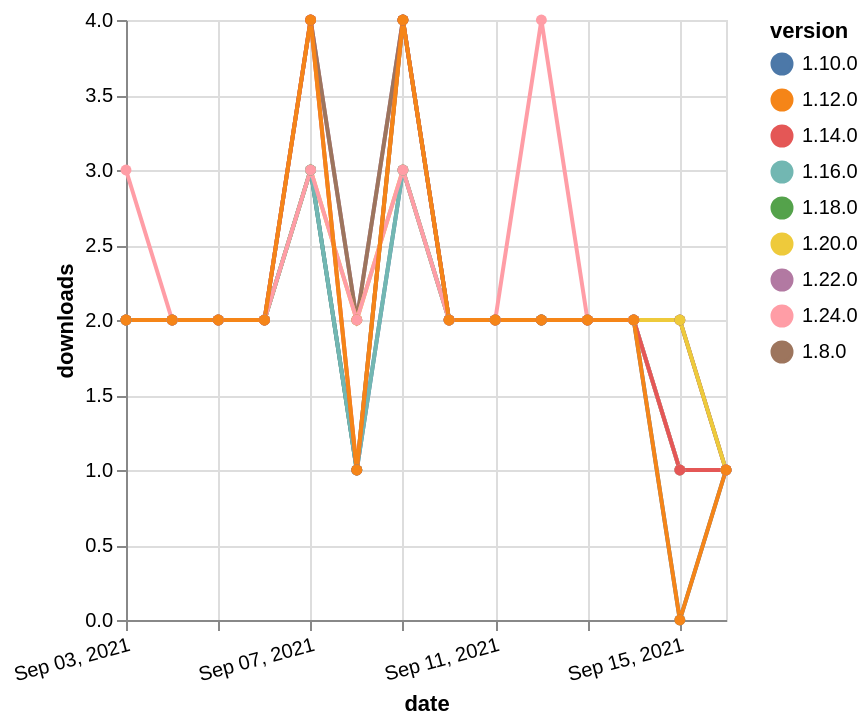

Vega-Lite specification stored for this chart:
### Vega-Lite specification from a JSON file in a GitHub repository (floating-point values rounded to 4 significant figures)
{"$schema": "https://vega.github.io/schema/vega-lite/v5.json", "description": "A simple bar chart with embedded data.", "data": {"values": [{"date": "2021-09-03", "total": 1460, "delta": 2, "version": "1.18.0"}, {"date": "2021-09-04", "total": 1462, "delta": 2, "version": "1.18.0"}, {"date": "2021-09-05", "total": 1464, "delta": 2, "version": "1.18.0"}, {"date": "2021-09-06", "total": 1466, "delta": 2, "version": "1.18.0"}, {"date": "2021-09-07", "total": 1469, "delta": 3, "version": "1.18.0"}, {"date": "2021-09-08", "total": 1470, "delta": 1, "version": "1.18.0"}, {"date": "2021-09-09", "total": 1474, "delta": 4, "version": "1.18.0"}, {"date": "2021-09-10", "total": 1476, "delta": 2, "version": "1.18.0"}, {"date": "2021-09-11", "total": 1478, "delta": 2, "version": "1.18.0"}, {"date": "2021-09-12", "total": 1480, "delta": 2, "version": "1.18.0"}, {"date": "2021-09-13", "total": 1482, "delta": 2, "version": "1.18.0"}, {"date": "2021-09-14", "total": 1484, "delta": 2, "version": "1.18.0"}, {"date": "2021-09-15", "total": 1485, "delta": 1, "version": "1.18.0"}, {"date": "2021-09-16", "total": 1486, "delta": 1, "version": "1.18.0"}, {"date": "2021-09-03", "total": 713, "delta": 2, "version": "1.22.0"}, {"date": "2021-09-04", "total": 715, "delta": 2, "version": "1.22.0"}, {"date": "2021-09-05", "total": 717, "delta": 2, "version": "1.22.0"}, {"date": "2021-09-06", "total": 719, "delta": 2, "version": "1.22.0"}, {"date": "2021-09-07", "total": 723, "delta": 4, "version": "1.22.0"}, {"date": "2021-09-08", "total": 725, "delta": 2, "version": "1.22.0"}, {"date": "2021-09-09", "total": 729, "delta": 4, "version": "1.22.0"}, {"date": "2021-09-10", "total": 731, "delta": 2, "version": "1.22.0"}, {"date": "2021-09-11", "total": 733, "delta": 2, "version": "1.22.0"}, {"date": "2021-09-12", "total": 735, "delta": 2, "version": "1.22.0"}, {"date": "2021-09-13", "total": 737, "delta": 2, "version": "1.22.0"}, {"date": "2021-09-14", "total": 739, "delta": 2, "version": "1.22.0"}, {"date": "2021-09-15", "total": 741, "delta": 2, "version": "1.22.0"}, {"date": "2021-09-16", "total": 742, "delta": 1, "version": "1.22.0"}, {"date": "2021-09-03", "total": 3073, "delta": 2, "version": "1.8.0"}, {"date": "2021-09-04", "total": 3075, "delta": 2, "version": "1.8.0"}, {"date": "2021-09-05", "total": 3077, "delta": 2, "version": "1.8.0"}, {"date": "2021-09-06", "total": 3079, "delta": 2, "version": "1.8.0"}, {"date": "2021-09-07", "total": 3083, "delta": 4, "version": "1.8.0"}, {"date": "2021-09-08", "total": 3085, "delta": 2, "version": "1.8.0"}, {"date": "2021-09-09", "total": 3089, "delta": 4, "version": "1.8.0"}, {"date": "2021-09-10", "total": 3091, "delta": 2, "version": "1.8.0"}, {"date": "2021-09-11", "total": 3093, "delta": 2, "version": "1.8.0"}, {"date": "2021-09-12", "total": 3095, "delta": 2, "version": "1.8.0"}, {"date": "2021-09-13", "total": 3097, "delta": 2, "version": "1.8.0"}, {"date": "2021-09-14", "total": 3099, "delta": 2, "version": "1.8.0"}, {"date": "2021-09-15", "total": 3101, "delta": 2, "version": "1.8.0"}, {"date": "2021-09-16", "total": 3102, "delta": 1, "version": "1.8.0"}, {"date": "2021-09-03", "total": 2559, "delta": 2, "version": "1.10.0"}, {"date": "2021-09-04", "total": 2561, "delta": 2, "version": "1.10.0"}, {"date": "2021-09-05", "total": 2563, "delta": 2, "version": "1.10.0"}, {"date": "2021-09-06", "total": 2565, "delta": 2, "version": "1.10.0"}, {"date": "2021-09-07", "total": 2568, "delta": 3, "version": "1.10.0"}, {"date": "2021-09-08", "total": 2569, "delta": 1, "version": "1.10.0"}, {"date": "2021-09-09", "total": 2572, "delta": 3, "version": "1.10.0"}, {"date": "2021-09-10", "total": 2574, "delta": 2, "version": "1.10.0"}, {"date": "2021-09-11", "total": 2576, "delta": 2, "version": "1.10.0"}, {"date": "2021-09-12", "total": 2578, "delta": 2, "version": "1.10.0"}, {"date": "2021-09-13", "total": 2580, "delta": 2, "version": "1.10.0"}, {"date": "2021-09-14", "total": 2582, "delta": 2, "version": "1.10.0"}, {"date": "2021-09-15", "total": 2582, "delta": 0, "version": "1.10.0"}, {"date": "2021-09-16", "total": 2583, "delta": 1, "version": "1.10.0"}, {"date": "2021-09-03", "total": 1021, "delta": 2, "version": "1.20.0"}, {"date": "2021-09-04", "total": 1023, "delta": 2, "version": "1.20.0"}, {"date": "2021-09-05", "total": 1025, "delta": 2, "version": "1.20.0"}, {"date": "2021-09-06", "total": 1027, "delta": 2, "version": "1.20.0"}, {"date": "2021-09-07", "total": 1030, "delta": 3, "version": "1.20.0"}, {"date": "2021-09-08", "total": 1032, "delta": 2, "version": "1.20.0"}, {"date": "2021-09-09", "total": 1035, "delta": 3, "version": "1.20.0"}, {"date": "2021-09-10", "total": 1037, "delta": 2, "version": "1.20.0"}, {"date": "2021-09-11", "total": 1039, "delta": 2, "version": "1.20.0"}, {"date": "2021-09-12", "total": 1041, "delta": 2, "version": "1.20.0"}, {"date": "2021-09-13", "total": 1043, "delta": 2, "version": "1.20.0"}, {"date": "2021-09-14", "total": 1045, "delta": 2, "version": "1.20.0"}, {"date": "2021-09-15", "total": 1047, "delta": 2, "version": "1.20.0"}, {"date": "2021-09-16", "total": 1048, "delta": 1, "version": "1.20.0"}, {"date": "2021-09-03", "total": 1622, "delta": 2, "version": "1.16.0"}, {"date": "2021-09-04", "total": 1624, "delta": 2, "version": "1.16.0"}, {"date": "2021-09-05", "total": 1626, "delta": 2, "version": "1.16.0"}, {"date": "2021-09-06", "total": 1628, "delta": 2, "version": "1.16.0"}, {"date": "2021-09-07", "total": 1631, "delta": 3, "version": "1.16.0"}, {"date": "2021-09-08", "total": 1632, "delta": 1, "version": "1.16.0"}, {"date": "2021-09-09", "total": 1635, "delta": 3, "version": "1.16.0"}, {"date": "2021-09-10", "total": 1637, "delta": 2, "version": "1.16.0"}, {"date": "2021-09-11", "total": 1639, "delta": 2, "version": "1.16.0"}, {"date": "2021-09-12", "total": 1641, "delta": 2, "version": "1.16.0"}, {"date": "2021-09-13", "total": 1643, "delta": 2, "version": "1.16.0"}, {"date": "2021-09-14", "total": 1645, "delta": 2, "version": "1.16.0"}, {"date": "2021-09-15", "total": 1646, "delta": 1, "version": "1.16.0"}, {"date": "2021-09-16", "total": 1647, "delta": 1, "version": "1.16.0"}, {"date": "2021-09-03", "total": 231, "delta": 3, "version": "1.24.0"}, {"date": "2021-09-04", "total": 233, "delta": 2, "version": "1.24.0"}, {"date": "2021-09-05", "total": 235, "delta": 2, "version": "1.24.0"}, {"date": "2021-09-06", "total": 237, "delta": 2, "version": "1.24.0"}, {"date": "2021-09-07", "total": 240, "delta": 3, "version": "1.24.0"}, {"date": "2021-09-08", "total": 242, "delta": 2, "version": "1.24.0"}, {"date": "2021-09-09", "total": 245, "delta": 3, "version": "1.24.0"}, {"date": "2021-09-10", "total": 247, "delta": 2, "version": "1.24.0"}, {"date": "2021-09-11", "total": 249, "delta": 2, "version": "1.24.0"}, {"date": "2021-09-12", "total": 253, "delta": 4, "version": "1.24.0"}, {"date": "2021-09-13", "total": 255, "delta": 2, "version": "1.24.0"}, {"date": "2021-09-14", "total": 257, "delta": 2, "version": "1.24.0"}, {"date": "2021-09-15", "total": 258, "delta": 1, "version": "1.24.0"}, {"date": "2021-09-16", "total": 259, "delta": 1, "version": "1.24.0"}, {"date": "2021-09-03", "total": 2209, "delta": 2, "version": "1.14.0"}, {"date": "2021-09-04", "total": 2211, "delta": 2, "version": "1.14.0"}, {"date": "2021-09-05", "total": 2213, "delta": 2, "version": "1.14.0"}, {"date": "2021-09-06", "total": 2215, "delta": 2, "version": "1.14.0"}, {"date": "2021-09-07", "total": 2219, "delta": 4, "version": "1.14.0"}, {"date": "2021-09-08", "total": 2220, "delta": 1, "version": "1.14.0"}, {"date": "2021-09-09", "total": 2224, "delta": 4, "version": "1.14.0"}, {"date": "2021-09-10", "total": 2226, "delta": 2, "version": "1.14.0"}, {"date": "2021-09-11", "total": 2228, "delta": 2, "version": "1.14.0"}, {"date": "2021-09-12", "total": 2230, "delta": 2, "version": "1.14.0"}, {"date": "2021-09-13", "total": 2232, "delta": 2, "version": "1.14.0"}, {"date": "2021-09-14", "total": 2234, "delta": 2, "version": "1.14.0"}, {"date": "2021-09-15", "total": 2235, "delta": 1, "version": "1.14.0"}, {"date": "2021-09-16", "total": 2236, "delta": 1, "version": "1.14.0"}, {"date": "2021-09-03", "total": 2436, "delta": 2, "version": "1.12.0"}, {"date": "2021-09-04", "total": 2438, "delta": 2, "version": "1.12.0"}, {"date": "2021-09-05", "total": 2440, "delta": 2, "version": "1.12.0"}, {"date": "2021-09-06", "total": 2442, "delta": 2, "version": "1.12.0"}, {"date": "2021-09-07", "total": 2446, "delta": 4, "version": "1.12.0"}, {"date": "2021-09-08", "total": 2447, "delta": 1, "version": "1.12.0"}, {"date": "2021-09-09", "total": 2451, "delta": 4, "version": "1.12.0"}, {"date": "2021-09-10", "total": 2453, "delta": 2, "version": "1.12.0"}, {"date": "2021-09-11", "total": 2455, "delta": 2, "version": "1.12.0"}, {"date": "2021-09-12", "total": 2457, "delta": 2, "version": "1.12.0"}, {"date": "2021-09-13", "total": 2459, "delta": 2, "version": "1.12.0"}, {"date": "2021-09-14", "total": 2461, "delta": 2, "version": "1.12.0"}, {"date": "2021-09-15", "total": 2461, "delta": 0, "version": "1.12.0"}, {"date": "2021-09-16", "total": 2462, "delta": 1, "version": "1.12.0"}]}, "width": "container", "mark": {"type": "line", "point": {"filled": true}}, "encoding": {"x": {"field": "date", "type": "temporal", "timeUnit": "yearmonthdate", "title": "date", "axis": {"labelAngle": -15}}, "y": {"field": "delta", "type": "quantitative", "title": "downloads"}, "color": {"field": "version", "type": "nominal"}, "tooltip": {"field": "delta"}}}
